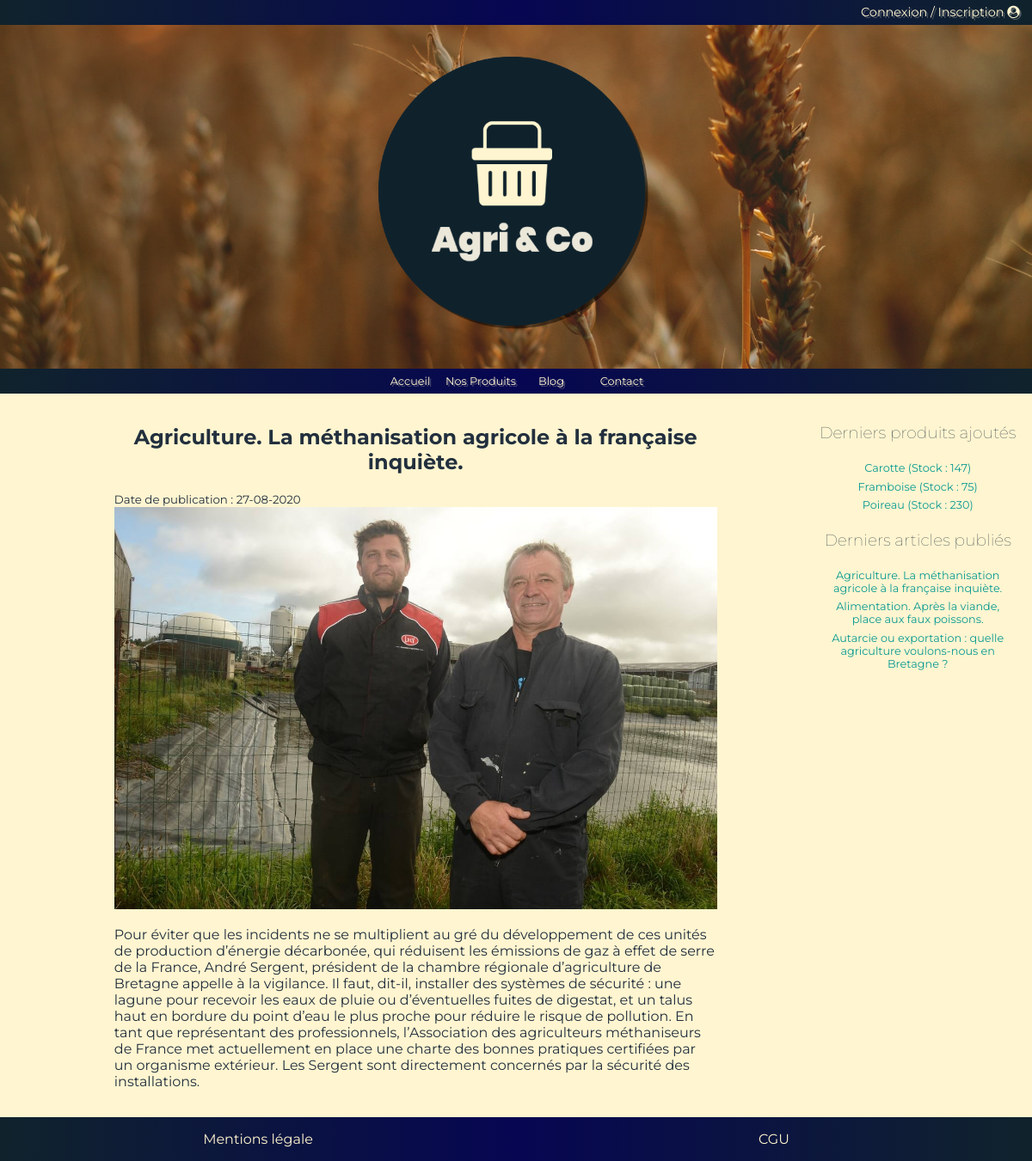
Screenshot of /index.php?ctrl=articles&task=read&page=article&id=2 with the database file from the repository.
### tables this page shows
CREATE TABLE `articles` (
  `id` int(11) NOT NULL,
  `title` varchar(255) NOT NULL,
  `title_href` varchar(255) NOT NULL,
  `content` text NOT NULL,
  `img` varchar(255) NOT NULL,
  `created_at` datetime NOT NULL DEFAULT CURRENT_TIMESTAMP
);

CREATE TABLE `produits` (
  `id` int(11) NOT NULL,
  `title` varchar(255) NOT NULL,
  `title_href` varchar(255) NOT NULL,
  `content` text NOT NULL,
  `story` text NOT NULL,
  `saison` varchar(255) NOT NULL,
  `type` varchar(255) NOT NULL,
  `stock` int(11) NOT NULL,
  `img` varchar(255) NOT NULL,
  `date_appro` datetime NOT NULL DEFAULT CURRENT_TIMESTAMP
);

### library/Application.php (called while the page is built, shortened)
<?php
class Application
{
    public static function  process()
    {
        $controllerName = "Home";
        $task = "index";
        if(!isset($_GET['ctrl'])){
            $controllerName = $controllerName;
        }else{
            if(!empty($_GET['ctrl'])){
                $controllerName = ucfirst($_GET['ctrl']);
            }
        }
        if(!isset($_GET['task'])){
            $controllerName = "Home";
            $task = $task;
        }elseif($controllerName === "Home"){
            $task = $task;
        }else{
            if(!empty($_GET['task'])){
                $task = ucfirst($_GET['task']);
            }
        }
        $controller = new $controllerName();
        $controller->$task();
    }
}

### index.php (called while the page is built)
<?php
require_once('library/autoload.php');
\Application::process();

### library/autoload.php (called while the page is built, shortened)
<?php
spl_autoload_register(function($className){
    $className = str_replace("\\", "/", $className);
});

### library/Database.php (called while the page is built, shortened)
<?php
abstract class Database
{
    private static $instance    = null;
    private static $host_name   = "localhost";
    private static $db_name     = "agriandco";
    private static $user_name   = "root";
    private static $password_db = "root";
    public static function getPdo(): PDO
    {
        $dump = self::isDatabaseExist();
        if ($dump === false) {
            self::createDatabase();
        }else{
            if (self::$instance === null) {
                self::$instance = new PDO("mysql:host=". self::$host_name .";dbname=" . self::$db_name . ";charset=utf8", self::$user_name , self::$password_db, [
                    PDO::ATTR_ERRMODE => PDO::ERRMODE_EXCEPTION,
                    PDO::ATTR_DEFAULT_FETCH_MODE => PDO::FETCH_ASSOC
                ]);
            }
            return self::$instance;
        }
    }
    public static function isDatabaseExist(): bool
    {
        $connexionBDD = mysqli_connect(self::$host_name, self::$user_name, self::$password_db);
        $selectBDD = mysqli_select_db($connexionBDD, self::$db_name);
        return $selectBDD;
    }
}

### models/Model.php (called while the page is built, shortened)
<?php
abstract class Model
{
    protected $pdo;
    protected $table;
    public function __construct()
    {
        $this->pdo = \Database::getPdo();
    }
    public function queryAll(?array $options): array
    {
        if (isset($options['table'])) {
            $table = $options['table'];
            $sql = "SELECT * FROM $table";
        } else {
            $sql = "SELECT * FROM {$this->table}";
        }
        if (isset($options['order'])) {
            $order = $options['order'];
            $sql .= " ORDER BY " . $order;
        }
        $resultats = $this->pdo->query($sql);
        $items = $resultats->fetchAll();
        return $items;
    }
    public function queryOneById(int $id)
    {
        $query = $this->pdo->prepare("SELECT * FROM {$this->table} WHERE id = :id");
        $query->execute(['id' => $id]);
        $item = $query->fetch();
        return $item;
    }
}

### views/layout/layout.phtml (the view, shortened to what this page needs)
<!DOCTYPE html>
<html lang="fr">
<head>
    <link rel="stylesheet" href="library/css/style.css">
    <link rel="stylesheet" href="https://stackpath.bootstrapcdn.com/font-awesome/4.7.0/css/font-awesome.min.css">
</head>
<body>
    <header>
        <div id="top-band">
            <?php if (isset($_SESSION['status']) and $_SESSION['status'] === 'connected' and $_SESSION['role'] === 'user') :  ?>
                <p><a href="index.php?ctrl=user&task=read&page=userSpace&id=<?= $_SESSION['id'] ?>" title="Mon espace">Mon Espace <i class="fa fa-user-circle" aria-hidden="true"></i></a></p>
                <p><a href="index.php?ctrl=user&task=logOut" title="Mon espace">Déconnexion <i class="fas fa-sign-out-alt"></i></a></p>
            <?php else : ?>
                <p><a href="index.php?ctrl=user&task=render&page=connexion&pageTitle=Connexion/Inscription" title="Connexion / Inscription">Connexion / Inscription <i class="fa fa-user-circle" aria-hidden="true"></i></a></p>
            <?php endif; ?>
        </div>
        <div id="logo">
            <a id="logo_link" class="center" href="index.php" title="Agri&Co - Accueil"><img src="library/img/header/logo/Untitled-1.png" alt="logo-agri-&-co"></a>
        </div>
        <nav id="navbar-top">
            <ul>
                <li><a href="index.php" title="Accueil">Accueil</a></li>
                <li><a href="index.php?ctrl=produits&task=separateItem&page=produits" title="Nos produits">Nos Produits</a></li>
                <li><a href="index.php?ctrl=articles&task=readAll&page=blog&pageTitle=Blog" title="Blog">Blog</a></li>
                <li><a href="index.php?ctrl=user&task=render&page=contact&pageTitle=Contact" title="Contact">Contact</a></li>
            </ul>
        </nav>
    </header>
    <div id="container">
        <section id="principal-content">
            <?= $pageContent ?>
            </section>
        <aside>
            <h3>
                Derniers produits ajoutés
            </h3>
            <ul class="aside_ul center">
                <?php foreach (array_slice($allProducts, 0, 3) as $value) : ?>
                    <li class="aside_li"><a href="index.php?ctrl=produits&task=read&page=produit&id=<?= $value['id'] ?>"><?= $value['title'] ?> (Stock : <?= $value['stock'] ?>)</a></li>
                <?php endforeach ?>
            </ul>
            <h3>
                Derniers articles publiés
            </h3>
            <ul class="aside_ul center">
                <?php foreach (array_slice($allArticles, 0, 3) as $value) : ?>
                    <li class="aside_li"><a href="index.php?ctrl=articles&task=read&page=article&id=<?= $value['id'] ?>"><?= $value['title'] ?></a></li>
                <?php endforeach ?>
            </ul>
        </aside>
    </div>
    <footer>
        <p>Mentions légale</p>
        <p>CGU</p>
    </footer>
</body>
</html>

### views/article.phtml
<?php if (isset($_SESSION['status']) and $_SESSION['role'] === "admin") : ?>
    <form enctype="multipart/form-data" action="index.php?ctrl=articles&task=update&page=article&id=<?= $item['id'] ?>" method="post" id="update_article_form">
        <h1>Modification de l'article</h1>
        <div id="update_article">
            <fieldset>
                <input type="hidden" name="id" id="id" value="<?= $item['id'] ?>">
                <div id="update_title">
                    <label for="title">Titre :</label>
                    <input type="text" value="<?= $item['title'] ?>" name="title" id="title" class="Titre">
                </div>
                <div id="update_img">
                    <label for="img">Image :</label>
                    <div><img src="library/img/articles/<?= $item['img'] ?>" alt="<?= $item['title'] ?>"></div>
                    <input type="file" name="img" id="img" class="Image input_update_img" accept=".jpg,.jpeg,.png">
                </div>
                <div id="update_content">
                    <label for="content">Contenu :</label>
                    <textarea name="content" id="content" cols="30" rows="10"><?= $item['content'] ?></textarea>
                </div>
                <div class="forBtn center">
                    <button class="btn btn_form update_article_form">Mettre à jour</button>
                </div>
            </fieldset>
        </div>
    </form>
<?php else : ?>
    <h1 id="article_title" class="center"><?= $item['title'] ?></h1>
    <small>Date de publication : <?= $item['created_at'] ?></small>
    <div id="article_img"><img src="library/img/articles/<?= $item['img'] ?>" alt="<?= $item['title'] ?>"></div>
    <p><?= $item['content'] ?></p>
<?php endif; ?>

### library/css/style.css (style rules this page uses)
body { font-family:"Montserrat",sans-serif;background-color:#fff5d0;color:#222f3e;margin:0 }
header { height:15em;display:grid;background-image:url("../img/header/banniere/ban-2.jpg");background-size:cover;background-position:center;text-shadow:2px 2px 0px rgba(150,150,150,.5) }
@media screen and (min-width: 1200px) { header { height:fit-content } }
a { text-decoration:none;color:#079992 }
ul { margin:0;padding:0 }
ul li { list-style-type:none }
#container { padding:1em;display:grid;grid-template-columns:1fr }
@media screen and (min-width: 1200px) { #container { grid-template-columns:4fr 1fr } }
#principal-content { width:90%;margin:0 auto }
@media screen and (min-width: 700px) { #principal-content { width:100% } }
@media screen and (min-width: 1200px) { #principal-content { padding:0 3em;width:75%;margin:auto } }
img { max-width:100%;max-height:100% }
h3 { text-align:center }
.center { text-align:center }
#logo { display:grid;align-items:center }
@media screen and (min-width: 1200px) { #logo { height:25em } }
#logo img { width:25%;margin:0 auto }
@media screen and (min-width: 1200px) { #logo img { width:20em } }
#top-band { background:linear-gradient(90deg, #10232c 0%, #060652 50%, #10232c 100%);height:2em;font-size:.9em;display:flex;align-items:center;justify-content:flex-end;padding-right:1em }
#top-band p { margin:0;padding:0 }
#top-band a { color:#fff5d0 }
#navbar-top { background:linear-gradient(90deg, #10232c 0%, #060652 50%, #10232c 100%);height:2em;font-size:.9em;display:flex;justify-content:center;align-self:end }
#navbar-top ul { display:grid;grid-template-columns:1fr 1fr 1fr 1fr;grid-template-rows:1fr;align-items:center;text-align:center;font-size:.8rem }
#navbar-top a { color:#fff5d0 }
h3 { font-weight:lighter }
.aside_li { padding:.2rem;font-size:.8rem }
footer { grid-template-columns:1fr 1fr;display:grid;text-align:center;color:#fff5d0;background:linear-gradient(90deg, #10232c 0%, #060652 50%, #10232c 100%) }
#article_title { font-size:1.5em }
#article_img,#article_img img { width:100% }
#logo { animation-duration:3s;animation-name:slidein }

### rows the page displays
articles: title "Agriculture. La méthanisation agricole à la française inquiète.", img (picture), content "Pour éviter que les incidents ne se multiplient au gré du développement de ces unités de production d’énergie décarbonée, qui réduisent les émissions de gaz à effet de serre de la France, André Sergent, président de la chambre régionale d’agriculture de Bretagne appelle à la vigilance. Il faut, dit-il, installer des systèmes de sécurité : une lagune pour recevoir les eaux de pluie ou d’éventuelles fuites de digestat, et un talus haut en bordure du point d’eau le plus proche pour réduire le risque de pollution. En tant que représentant des professionnels, l’Association des agriculteurs méthaniseurs de France met actuellement en place une charte des bonnes pratiques certifiées par un…"
produits: title "Carotte", stock "147"
produits: title "Framboise", stock "75"
produits: title "Poireau", stock "230"
articles: title "Alimentation. Après la viande, place aux faux poissons."
articles: title "Autarcie ou exportation : quelle agriculture voulons-nous en Bretagne ?"

### other values shown
$item['created_at'] "27-08-2020"
